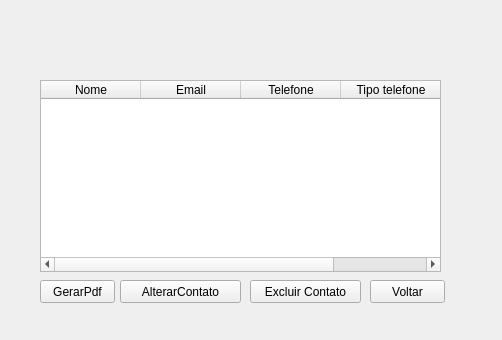
<?xml version="1.0" encoding="UTF-8"?>
<ui version="4.0">
 <class>Form</class>
 <widget class="QWidget" name="Form">
  <property name="geometry">
   <rect>
    <x>0</x>
    <y>0</y>
    <width>502</width>
    <height>340</height>
   </rect>
  </property>
  <property name="windowTitle">
   <string>Form</string>
  </property>
  <widget class="QPushButton" name="pushButton">
   <property name="geometry">
    <rect>
     <x>40</x>
     <y>280</y>
     <width>75</width>
     <height>23</height>
    </rect>
   </property>
   <property name="text">
    <string>GerarPdf</string>
   </property>
  </widget>
  <widget class="QPushButton" name="pushButton_2">
   <property name="geometry">
    <rect>
     <x>120</x>
     <y>280</y>
     <width>121</width>
     <height>23</height>
    </rect>
   </property>
   <property name="text">
    <string>AlterarContato</string>
   </property>
  </widget>
  <widget class="QPushButton" name="pushButton_3">
   <property name="geometry">
    <rect>
     <x>250</x>
     <y>280</y>
     <width>111</width>
     <height>23</height>
    </rect>
   </property>
   <property name="text">
    <string>Excluir Contato</string>
   </property>
  </widget>
  <widget class="QPushButton" name="pushButton_4">
   <property name="geometry">
    <rect>
     <x>370</x>
     <y>280</y>
     <width>75</width>
     <height>23</height>
    </rect>
   </property>
   <property name="text">
    <string>Voltar</string>
   </property>
  </widget>
  <widget class="QTableWidget" name="tableWidget">
   <property name="geometry">
    <rect>
     <x>40</x>
     <y>80</y>
     <width>401</width>
     <height>192</height>
    </rect>
   </property>
   <column>
    <property name="text">
     <string>Nome</string>
    </property>
   </column>
   <column>
    <property name="text">
     <string>Email</string>
    </property>
   </column>
   <column>
    <property name="text">
     <string>Telefone</string>
    </property>
   </column>
   <column>
    <property name="text">
     <string>Tipo telefone</string>
    </property>
   </column>
  </widget>
 </widget>
 <resources/>
 <connections/>
</ui>
